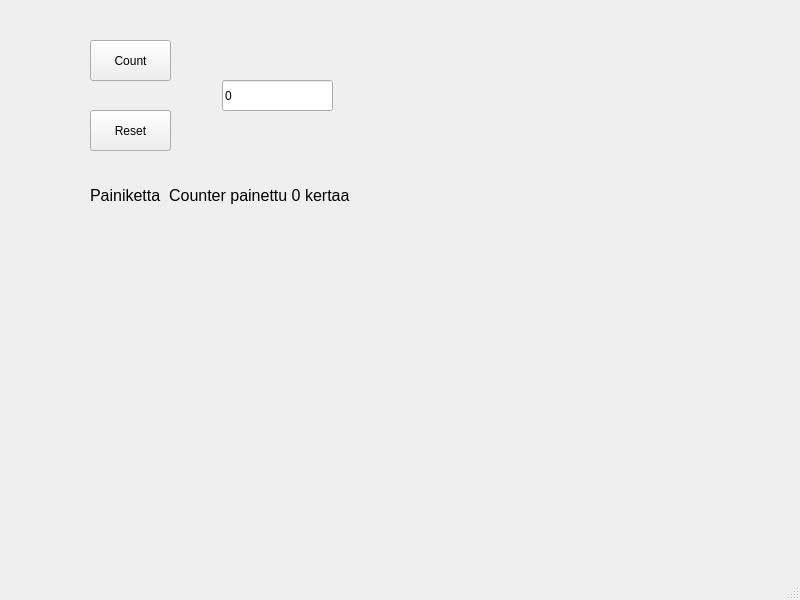
<?xml version="1.0" encoding="UTF-8"?>
<ui version="4.0">
 <class>MainWindow</class>
 <widget class="QMainWindow" name="MainWindow">
  <property name="geometry">
   <rect>
    <x>0</x>
    <y>0</y>
    <width>800</width>
    <height>600</height>
   </rect>
  </property>
  <property name="windowTitle">
   <string>MainWindow</string>
  </property>
  <widget class="QWidget" name="centralwidget">
   <widget class="QPushButton" name="btnCount">
    <property name="geometry">
     <rect>
      <x>90</x>
      <y>40</y>
      <width>81</width>
      <height>41</height>
     </rect>
    </property>
    <property name="text">
     <string>Count</string>
    </property>
   </widget>
   <widget class="QPushButton" name="btnReset">
    <property name="geometry">
     <rect>
      <x>90</x>
      <y>110</y>
      <width>81</width>
      <height>41</height>
     </rect>
    </property>
    <property name="text">
     <string>Reset</string>
    </property>
   </widget>
   <widget class="QLineEdit" name="txtResult">
    <property name="geometry">
     <rect>
      <x>222</x>
      <y>80</y>
      <width>111</width>
      <height>31</height>
     </rect>
    </property>
    <property name="text">
     <string>0</string>
    </property>
   </widget>
   <widget class="QLabel" name="labelInfo">
    <property name="geometry">
     <rect>
      <x>90</x>
      <y>180</y>
      <width>271</width>
      <height>31</height>
     </rect>
    </property>
    <property name="font">
     <font>
      <pointsize>12</pointsize>
     </font>
    </property>
    <property name="text">
     <string>Painiketta  Counter painettu 0 kertaa</string>
    </property>
   </widget>
  </widget>
  <widget class="QMenuBar" name="menubar">
   <property name="geometry">
    <rect>
     <x>0</x>
     <y>0</y>
     <width>800</width>
     <height>22</height>
    </rect>
   </property>
  </widget>
  <widget class="QStatusBar" name="statusbar"/>
 </widget>
 <resources/>
 <connections/>
</ui>
